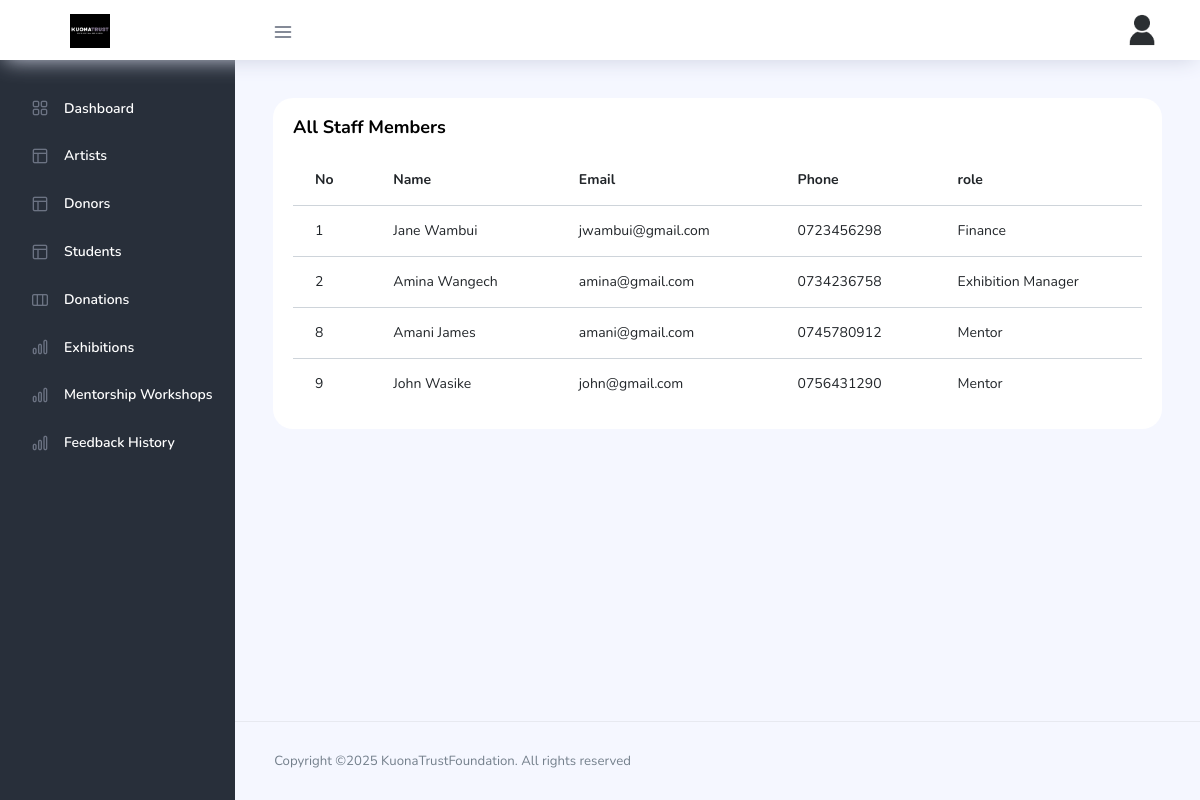
Page /allstaff.php on the committed database.
### tables this page shows
CREATE TABLE `employees` (
  `emp_id` int(11) NOT NULL,
  `f_name` varchar(30) NOT NULL,
  `l_name` varchar(15) NOT NULL,
  `username` varchar(20) NOT NULL,
  `email` varchar(100) NOT NULL,
  `password` varchar(50) NOT NULL,
  `date_added` timestamp NOT NULL DEFAULT current_timestamp(),
  `userlevel` varchar(20) NOT NULL DEFAULT 'Staff',
  `status` varchar(20) NOT NULL DEFAULT 'Active',
  `contact` varchar(25) DEFAULT NULL
);

### allstaff.php (the view, shortened to what this page needs)
<?php
include('dbconnect.php')
?>
<!DOCTYPE html>
<html lang="en">
<head>
  <link rel="stylesheet" href="vendors/feather/feather.css">
  <link rel="stylesheet" href="vendors/ti-icons/css/themify-icons.css">
  <link rel="stylesheet" href="vendors/css/vendor.bundle.base.css">
  <link rel="stylesheet" href="css/vertical-layout-light/style.css">
</head>
<body>
  <div class="container-scroller">
    <?php include 'partials/navbar.php' ?>
    <div class="container-fluid page-body-wrapper">
      <?php include 'partials/sidebar.php' ?>
      <div class="main-panel">
        <div class="content-wrapper">
          <div class="row">
            <div class="col-lg-12 grid-margin stretch-card">
              <div class="card">
                <div class="card-body">
                  <h4 class="card-title">All Staff Members</h4>
                  <div class="table-responsive">
                    <table id="zero_config" class="table">
                      <thead>
                        <tr>
                          <th> No </th>
                          <th> Name </th>
                          <th> Email </th>
                          <th> Phone </th>
                          <th> role </th>
                        </tr>
                      </thead>
                      <tbody>
                     <?php
                                    $sql="select * from `employees` ";
                                    $result = mysqli_query($db,$sql);
                                    if($result){
                                        while($row=mysqli_fetch_assoc($result)){
                                            $id=$row['emp_id'];
                                            $name=$row['f_name'] . ' ' . $row['l_name'];
                                            $email=$row['email'];
                                            $mobile=$row['contact'];
                                            $Approval=$row['userlevel'];
                                            echo '<tr>
                                        <td>'.$id.'</td>
                                        <td>'.$name.'</td>
                                        <td>'.$email.'</td>
                                        <td>'.$mobile.'</td>
                                        <td>'.$Approval.'</td>
                                    </tr>';
                                        }
                                         }
                                         ?>
                      </tbody>
                    </table>
                  </div>
                </div>
              </div>
            </div>
          </div>
        </div>
        <?php include 'partials/footer.php' ?>
      </div>
    </div>
  </div>
</body>
</html>

### rows in the picture
employees: emp_id "1", name "Jane Wambui", email "jwambui@gmail.com", contact "0723456298", userlevel "Finance"
employees: emp_id "2", name "Amina Wangech", email "amina@gmail.com", contact "0734236758", userlevel "Exhibition Manager"
employees: emp_id "8", name "Amani James", email "amani@gmail.com", contact "0745780912", userlevel "Mentor"
employees: emp_id "9", name "John Wasike", email "john@gmail.com", contact "0756431290", userlevel "Mentor"
